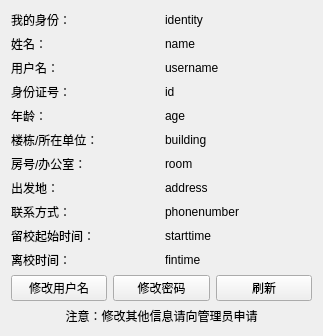
<?xml version="1.0" encoding="UTF-8"?>
<ui version="4.0">
 <class>VisitorInformation</class>
 <widget class="QWidget" name="VisitorInformation">
  <property name="geometry">
   <rect>
    <x>0</x>
    <y>0</y>
    <width>323</width>
    <height>271</height>
   </rect>
  </property>
  <property name="windowTitle">
   <string>VisitorInformation</string>
  </property>
  <property name="windowIcon">
   <iconset>
    <normaloff>images/myinformation.png</normaloff>images/myinformation.png</iconset>
  </property>
  <layout class="QVBoxLayout" name="verticalLayout_3">
   <item>
    <layout class="QHBoxLayout" name="horizontalLayout">
     <item>
      <layout class="QVBoxLayout" name="verticalLayout">
       <item>
        <widget class="QLabel" name="calssLabel">
         <property name="text">
          <string>我的身份：</string>
         </property>
        </widget>
       </item>
       <item>
        <widget class="QLabel" name="nameLabel">
         <property name="text">
          <string>姓名：</string>
         </property>
        </widget>
       </item>
       <item>
        <widget class="QLabel" name="usernameLabel">
         <property name="text">
          <string>用户名：</string>
         </property>
        </widget>
       </item>
       <item>
        <widget class="QLabel" name="idLabel">
         <property name="text">
          <string>身份证号：</string>
         </property>
        </widget>
       </item>
       <item>
        <widget class="QLabel" name="ageLabel">
         <property name="text">
          <string>年龄：</string>
         </property>
        </widget>
       </item>
       <item>
        <widget class="QLabel" name="buildingLabel">
         <property name="text">
          <string>楼栋/所在单位：</string>
         </property>
        </widget>
       </item>
       <item>
        <widget class="QLabel" name="roomLabel">
         <property name="text">
          <string>房号/办公室：</string>
         </property>
        </widget>
       </item>
       <item>
        <widget class="QLabel" name="addressLabel">
         <property name="text">
          <string>出发地：</string>
         </property>
        </widget>
       </item>
       <item>
        <widget class="QLabel" name="phoneLabel">
         <property name="text">
          <string>联系方式：</string>
         </property>
        </widget>
       </item>
       <item>
        <widget class="QLabel" name="starttimeLabel">
         <property name="text">
          <string>留校起始时间：</string>
         </property>
        </widget>
       </item>
       <item>
        <widget class="QLabel" name="fintimeLabel">
         <property name="text">
          <string>离校时间：</string>
         </property>
        </widget>
       </item>
      </layout>
     </item>
     <item>
      <layout class="QVBoxLayout" name="verticalLayout_2">
       <item>
        <widget class="QLabel" name="classText">
         <property name="text">
          <string>identity</string>
         </property>
        </widget>
       </item>
       <item>
        <widget class="QLabel" name="nameText">
         <property name="text">
          <string>name</string>
         </property>
        </widget>
       </item>
       <item>
        <widget class="QLabel" name="usernameText">
         <property name="text">
          <string>username</string>
         </property>
        </widget>
       </item>
       <item>
        <widget class="QLabel" name="idText">
         <property name="text">
          <string>id</string>
         </property>
        </widget>
       </item>
       <item>
        <widget class="QLabel" name="ageText">
         <property name="text">
          <string>age</string>
         </property>
        </widget>
       </item>
       <item>
        <widget class="QLabel" name="buildingText">
         <property name="text">
          <string>building</string>
         </property>
        </widget>
       </item>
       <item>
        <widget class="QLabel" name="roomText">
         <property name="text">
          <string>room</string>
         </property>
        </widget>
       </item>
       <item>
        <widget class="QLabel" name="addressText">
         <property name="text">
          <string>address</string>
         </property>
        </widget>
       </item>
       <item>
        <widget class="QLabel" name="phoneText">
         <property name="text">
          <string>phonenumber</string>
         </property>
        </widget>
       </item>
       <item>
        <widget class="QLabel" name="starttimeText">
         <property name="text">
          <string>starttime</string>
         </property>
        </widget>
       </item>
       <item>
        <widget class="QLabel" name="fintimeText">
         <property name="text">
          <string>fintime</string>
         </property>
        </widget>
       </item>
      </layout>
     </item>
    </layout>
   </item>
   <item>
    <layout class="QHBoxLayout" name="horizontalLayout_2">
     <item>
      <widget class="QPushButton" name="changeusername">
       <property name="text">
        <string>修改用户名</string>
       </property>
      </widget>
     </item>
     <item>
      <widget class="QPushButton" name="changepassword">
       <property name="text">
        <string>修改密码</string>
       </property>
      </widget>
     </item>
     <item>
      <widget class="QPushButton" name="flushBtn">
       <property name="text">
        <string>刷新</string>
       </property>
      </widget>
     </item>
    </layout>
   </item>
   <item>
    <widget class="QLabel" name="label">
     <property name="text">
      <string>注意：修改其他信息请向管理员申请</string>
     </property>
     <property name="alignment">
      <set>Qt::AlignCenter</set>
     </property>
    </widget>
   </item>
  </layout>
 </widget>
 <layoutdefault spacing="6" margin="11"/>
 <resources/>
 <connections/>
</ui>
